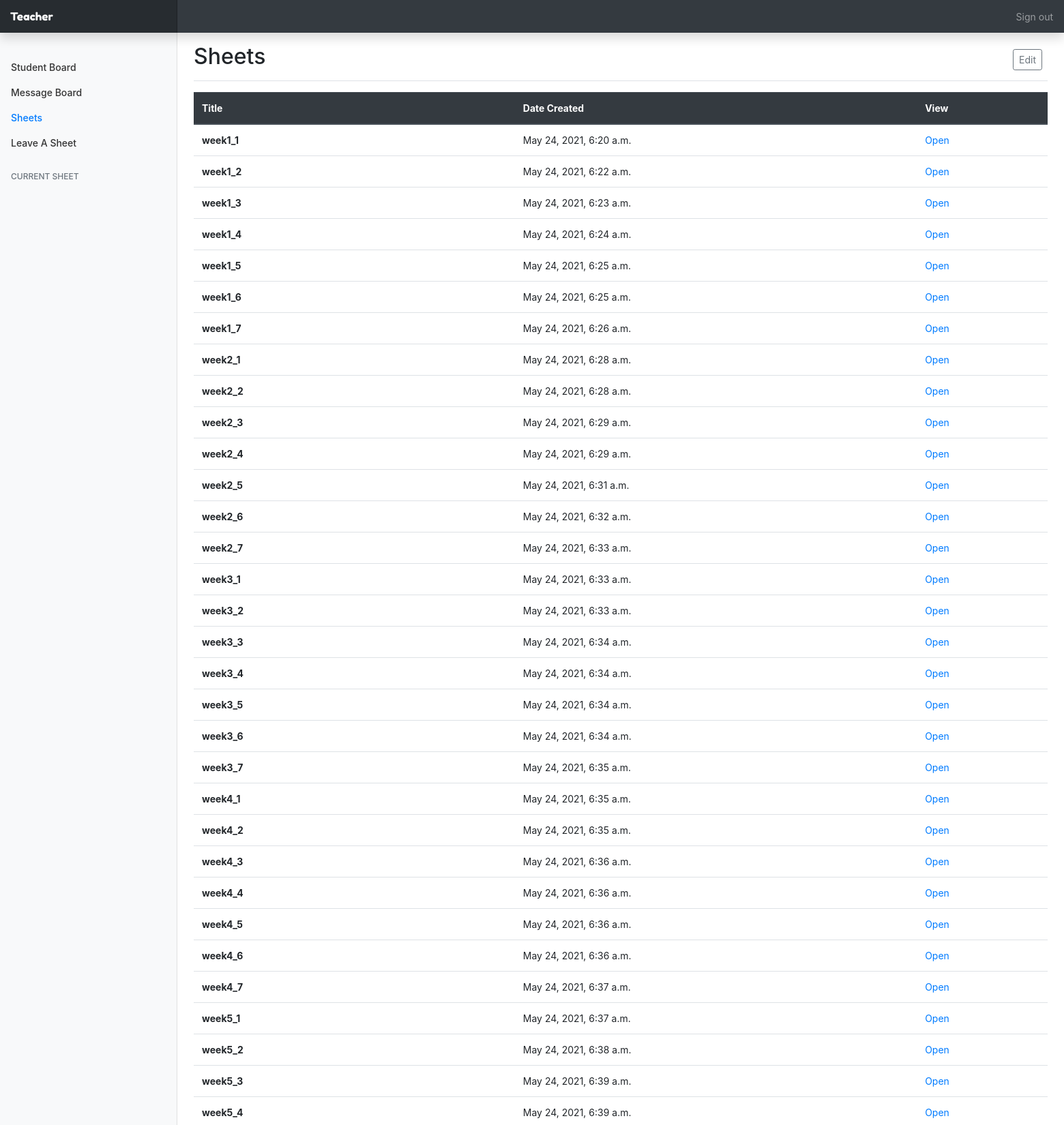
Screenshot of /teacher/sheet/All-Sheets/ (upper part) with the database file from the repository.
### teacher/models.py (models this page shows, shortened)
class Sheet(models.Model):
    title = models.CharField(max_length=20, blank=False)
    '''这里的title可以表示这次的sheet主题是怎么样的，也可以表示这个sheet是什么时候发布的，比如：第一周、第二周之类的'''
    body = RichTextField(config_name='ckeditor')
    sheet_slug = models.SlugField(null=True)
    week = models.ForeignKey(Week, on_delete=models.CASCADE, null=True, related_name='sheets')
    created_at = models.DateTimeField(auto_now_add=True)

### teacher/views.py (the view)
# urls.py: path('sheet/All-Sheets/', SheetsList.as_view(), name='sheets_list'),
class SheetsList(ListView):
    template_name = 'teacher/sheets_list.html'
    context_object_name = 'sheets'
    '''我现在终于搞懂,get_queryset()是返回后台数据库中数据的一个方法'''
    def get_queryset(self):
        queryset = Sheet.objects.filter()
        return queryset

### templates/teacher/sheets_list.html (shortened to what this page needs)
{% extends "teacher/base_tch.html" %}
{% block header %}
    {% if single_sheet %}
        {{ sheet.title }}
    {% else %}
        Sheets
    {% endif %}
{% endblock %}
{% block Sheets %}active{% endblock %}
{% block content %}
    {% if single_sheet %}
        {{ sheet.body|safe }}
    {% else %}
        <table class="table">
            <thead class="thead-dark">
            <tr>
                <th scope="col">Title</th>
                <th scope="col">Date Created</th>
                <th scope="col">View</th>
            </tr>
            </thead>
            {% if sheets|length == 0 %}
                <tbody>
                <tr>
                    <th scope="row">Lecture 1: Example</th>
                    <td>January 1, 2019, 12:01 a.m.</td>
                    <td> Open</td>
                </tr>
                </tbody>
                </table>
                <a href="{% url "teacher:sheets" %}" class="add-note-button">
                    <input class="btn btn-primary" type="submit" name="" value="Add sheet">
                </a>
            {% else %}
                <tbody>
                {% for sheet in sheets %}
                    <tr>
                        <th scope="row">{{ sheet.title }}</th>
                        <td>{{ sheet.created_at }}</td>
                        <td>
                            <a href="{% url "teacher:one_sheet" sheet.sheet_slug %}">
                                Open </a>
                        </td>
                    </tr>
                {% endfor %}
                </tbody>
                </table>
            {% endif %}
    {% endif %}
{% endblock %}

### statics/notes/css/base.css (style rules this page uses)
body { font-size: .875rem; }

### rows the page displays
Sheet: title "week1_1", created_at "May 24, 2021, 6:20 a.m."
Sheet: title "week1_2", created_at "May 24, 2021, 6:22 a.m."
Sheet: title "week1_3", created_at "May 24, 2021, 6:23 a.m."
Sheet: title "week1_4", created_at "May 24, 2021, 6:24 a.m."
Sheet: title "week1_5", created_at "May 24, 2021, 6:25 a.m."
Sheet: title "week1_6", created_at "May 24, 2021, 6:25 a.m."
Sheet: title "week1_7", created_at "May 24, 2021, 6:26 a.m."
Sheet: title "week2_1", created_at "May 24, 2021, 6:28 a.m."
Sheet: title "week2_2", created_at "May 24, 2021, 6:28 a.m."
Sheet: title "week2_3", created_at "May 24, 2021, 6:29 a.m."
Sheet: title "week2_4", created_at "May 24, 2021, 6:29 a.m."
Sheet: title "week2_5", created_at "May 24, 2021, 6:31 a.m."
Sheet: title "week2_6", created_at "May 24, 2021, 6:32 a.m."
Sheet: title "week2_7", created_at "May 24, 2021, 6:33 a.m."
Sheet: title "week3_1", created_at "May 24, 2021, 6:33 a.m."
Sheet: title "week3_2", created_at "May 24, 2021, 6:33 a.m."
Sheet: title "week3_3", created_at "May 24, 2021, 6:34 a.m."
Sheet: title "week3_4", created_at "May 24, 2021, 6:34 a.m."
Sheet: title "week3_5", created_at "May 24, 2021, 6:34 a.m."
Sheet: title "week3_6", created_at "May 24, 2021, 6:34 a.m."
Sheet: title "week3_7", created_at "May 24, 2021, 6:35 a.m."
Sheet: title "week4_1", created_at "May 24, 2021, 6:35 a.m."
Sheet: title "week4_2", created_at "May 24, 2021, 6:35 a.m."
Sheet: title "week4_3", created_at "May 24, 2021, 6:36 a.m."
Sheet: title "week4_4", created_at "May 24, 2021, 6:36 a.m."
Sheet: title "week4_5", created_at "May 24, 2021, 6:36 a.m."
Sheet: title "week4_6", created_at "May 24, 2021, 6:36 a.m."
Sheet: title "week4_7", created_at "May 24, 2021, 6:37 a.m."
Sheet: title "week5_1", created_at "May 24, 2021, 6:37 a.m."
Sheet: title "week5_2", created_at "May 24, 2021, 6:38 a.m."
Sheet: title "week5_3", created_at "May 24, 2021, 6:39 a.m."
Sheet: title "week5_4", created_at "May 24, 2021, 6:39 a.m."
